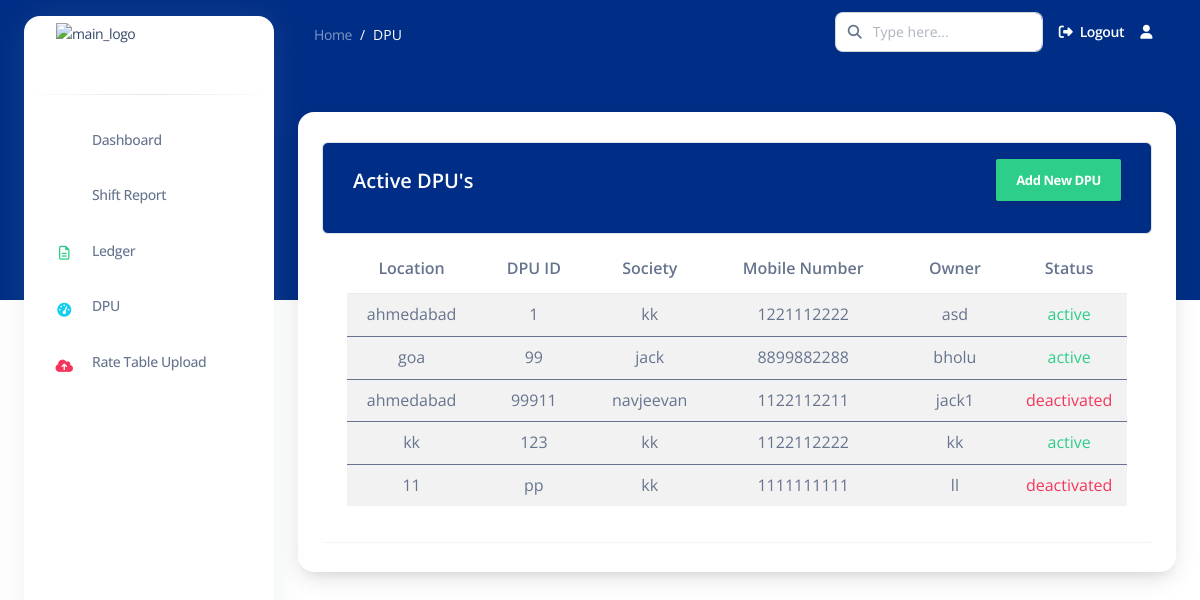
/active_dpu/ (signed in), run on an earlier commit of the app's database.
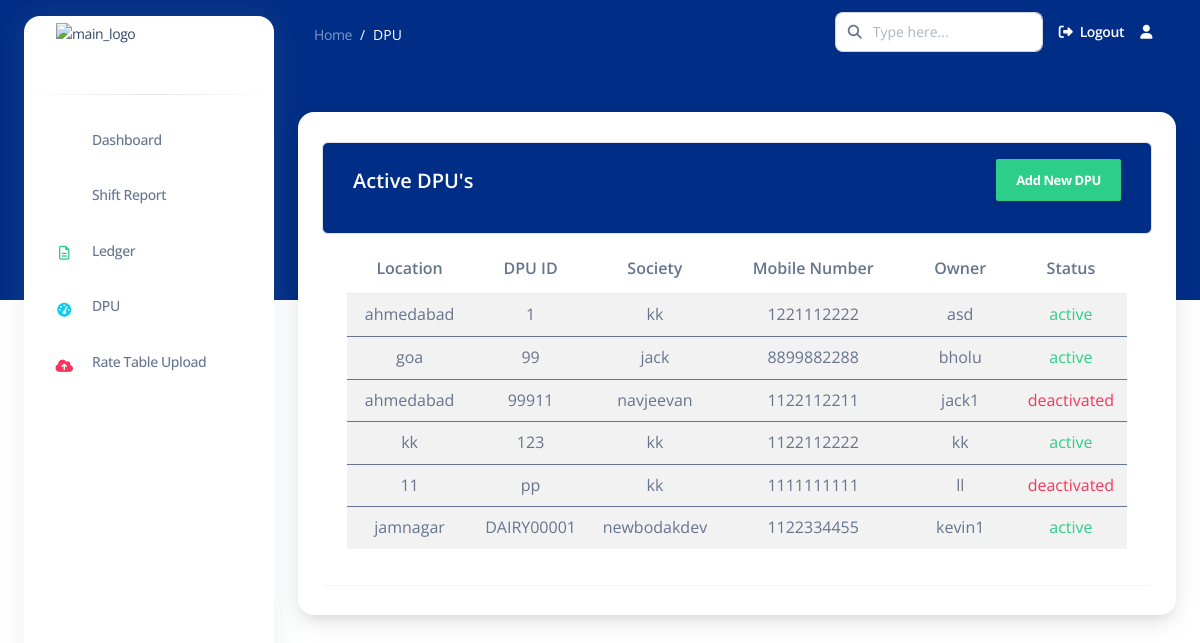
And on a later commit of the database.
### apps/common/models.py (models this page shows, shortened)
class DPU(models.Model):
    user = models.ForeignKey(User, on_delete=models.CASCADE)
    location = models.CharField(max_length=255)
    dpu_id = models.CharField(max_length=50, unique=True)
    society = models.CharField(max_length=255)
    mobile_number = models.CharField(max_length=15)
    owner = models.CharField(max_length=255)
    STATUS_CHOICES = [
        ('active', 'Active'),
        ('deactivated', 'Deactivated'),
    ]
    status = models.CharField(max_length=20, choices=STATUS_CHOICES, default='active')

### apps/common/views.py (the view)
# urls.py: path('active_dpu/', active_dpu, name='active_dpu'),
def active_dpu(request):
    active_dpu_list = DPU.objects.filter(user=request.user)
    return render(request, 'common/active_dpu.html', {'active_dpu_list': active_dpu_list})

### templates/common/active_dpu.html (shortened to what this page needs)
{% extends 'base2.html' %}
{% load static %}
{% load crispy_forms_tags %}
{% block content %}
<nav class="navbar navbar-main navbar-expand-lg px-0 mx-4 shadow-none border-radius-xl " id="navbarBlur"
    data-scroll="false">
    <div class="container-fluid py-1 px-3">
        <nav aria-label="breadcrumb">
            <ol class="breadcrumb bg-transparent mb-0 pb-0 pt-1 px-0 me-sm-6 me-5">
                <li class="breadcrumb-item text-sm"><a class="opacity-5 text-white" href="">Home</a>
                </li>
                <li class="breadcrumb-item text-sm text-white active" aria-current="page">DPU</li>
            </ol>
        </nav>
        <div class="collapse navbar-collapse mt-sm-0 mt-2 me-md-0 me-sm-4" id="navbar">
            <div class="ms-md-auto pe-md-3 d-flex align-items-center">
                <div class="input-group">
                    <span class="input-group-text text-body"><i class="fas fa-search" aria-hidden="true"></i></span>
                    <input type="text" class="form-control" placeholder="Type here...">
                </div>
            </div>
            <ul class="navbar-nav  justify-content-end">
                <li class="nav-item d-flex align-items-center">
                    <a href="{% url 'logout' %}" class="nav-link text-white font-weight-bold px-0">
                        <i class="fa fa-sign-out me-sm-1"></i>
                        <span class="d-sm-inline d-none">Logout</span>
                    </a>
                </li>
                <li class="nav-item dropdown pe-2 px-3 d-flex align-items-center">
                    <a href="javascript:;" class="nav-link text-white p-0" id="dropdownMenuButton"
                        data-bs-toggle="dropdown" aria-expanded="false">
                        <i class="fa fa-user cursor-pointer"></i>
                    </a>
                </li>
            </ul>
        </div>
    </div>
</nav>
<div class="container-fluid mt-5">
    <div class="card o-hidden border-0 shadow-lg mt-5">
        <div class="container">
            <div class="table-wrapper table-responsive">
                <div class="table-title border rounded">
                    <div class="row">
                        <div class="col-sm-6">
                            <h5 class="text-white mt-2">Active DPU's</h5>
                        </div>
                        <div class="col-md-6">
                            <a href="{% url 'add_dpu' %}" class="btn btn-success"> <span>Add New DPU</span></a>
                        </div>
                    </div>
                </div>
                <table class="table table-striped table-hover rounded table-responsive">
                    <thead>
                        <tr>
                            <th>Location</th>
                            <th>DPU ID</th>
                            <th>Society</th>
                            <th>Mobile number</th>
                            <th>Owner</th>
                            <th>Status</th>
                        </tr>
                    </thead>
                    {% for dpu in active_dpu_list %}
                    <tbody>
                        <tr class="align-items-center text-align-center rounded">
                            <td>{{ dpu.location }}</td>
                            <td>
                                {{ dpu.dpu_id }}</td>
                            <td>{{ dpu.society }}</td>
                            <td>{{ dpu.mobile_number }}</td>
                            <td>{{ dpu.owner }}</td>
                            <td class="{% if dpu.status == 'active' %}text-success{% else %}text-danger{% endif %}">
                                {{ dpu.status }}
                            </td>
                        </tr>
                    </tbody>
                    {% endfor %}
                </table>
            </div>
        </div>
    </div>
</div>
{% endblock content %}

### templates/base2.html (shortened to what this page needs)
{% load static %}
<!DOCTYPE html>
<html lang="en">
{% load static %}
<head>
    <link href="{% static 'assets/css/nucleo-icons.css'%}" rel="stylesheet" />
    <link href="{% static 'assets/css/nucleo-svg.css'%}" rel="stylesheet" />
    <link rel="stylesheet" href="path/to/font-awesome/css/font-awesome.min.css">
    <link href="{% static 'assets/css/nucleo-svg.css'%}" rel="stylesheet" />
    <link id="pagestyle" href="{% static 'assets/css/argon-dashboard.css' %}" rel="stylesheet" />
</head>
<body class="g-sidenav-show ">
    <aside
        class="sidenav bg-white navbar navbar-vertical navbar-expand-xs border-0 border-radius-xl my-3 fixed-start ms-4 "
        id="sidenav-main">
        <div class="sidenav-header">
            <a class="navbar-brand m-0" href="" target="_blank">
                <img src="{% static 'assets/img/rapturetech_logo.jpeg'%}" class="navbar-brand-img h-100"
                    alt="main_logo">
            </a>
        </div>
        <hr class="horizontal dark mt-0">
        <div class="collapse navbar-collapse  w-auto " id="sidenav-collapse-main">
            <ul class="navbar-nav">
                <li class="nav-item">
                    <a class="nav-link" href="{% url 'dashboard' %}">
                        <div
                            class="icon icon-shape icon-sm border-radius-md text-center me-2 d-flex align-items-center justify-content-center">
                            <i class="ni ni-tv-2 text-primary text-sm opacity-10"></i>
                        </div>
                        <span class="nav-link-text ms-1">Dashboard</span>
                    </a>
                </li>
                <li class="nav-item">
                    <a class="nav-link " href="{% url 'shift_report' %}">
                        <div
                            class="icon icon-shape icon-sm border-radius-md text-center me-2 d-flex align-items-center justify-content-center">
                            <i class="ni ni-single-copy-04 text-warning text-sm opacity-10"></i>
                        </div>
                        <span class="nav-link-text ms-1">Shift Report</span>
                    </a>
                </li>
                <li class="nav-item">
                    <a class="nav-link " href="#">
                        <div
                            class="icon icon-shape icon-sm border-radius-md text-center me-2 d-flex align-items-center justify-content-center">
                            <i class="fa fa-file-text-o text-success text-sm opacity-10" aria-hidden="true"></i>
                        </div>
                        <span class="nav-link-text ms-1">Ledger</span>
                    </a>
                </li>
                <li class="nav-item">
                    <a class="nav-link " href="{% url 'active_dpu' %}">
                        <div
                            class="icon icon-shape icon-sm border-radius-md text-center me-2 d-flex align-items-center justify-content-center">
                            <i class="fa fa-tachometer text-info text-sm opacity-10" aria-hidden="true"></i>
                        </div>
                        <span class="nav-link-text ms-1">DPU</span>
                    </a>
                </li>
                <li class="nav-item">
                    <a class="nav-link " href="./pages/rtl.html">
                        <div
                            class="icon icon-shape icon-sm border-radius-md text-center me-2 d-flex align-items-center justify-content-center">
                            <i class="fa fa-cloud-upload text-danger text-sm opacity-10" aria-hidden="true"></i>
                        </div>
                        <span class="nav-link-text ms-1">Rate Table Upload</span>
                    </a>
                </li>
            </ul>
        </div>
    </aside>
    <main class="main-content position-relative border-radius-lg ">
        {% block content %} {% endblock content %}
    </main>
</body>
</html>

### static/assets/css/nucleo-svg.css (style rules this page uses)
.icon { display: inline-block; color: #111111; height: 1em; width: 1em; }
.icon-sm { height: 0.8em; width: 0.8em; }
.icon { fill: currentColor; stroke: none; }

### templates/common/active_dpu.html (style rules this page uses)
.table-wrapper { background: #fff; padding: 20px 25px; margin: 30px 0; border-radius: 3px; box-shadow: 0 1px 1px rgba(0, 0, 0, .05); }
.table-title { padding-bottom: 1px; background: #002d86; color: #fff !important; padding: 16px 30px; margin: -20px -25px 10px; border-radius: 3px 3px 0 0; }
.table-title .btn { color: #fff; float: right; font-size: 13px; border: none; min-width: 50px; border-radius: 2px; border: none; outline: none !important; margin-left: 10px; }
.table-title .btn span { float: left; margin-top: 2px; }
tr { text-align: center; }
td { padding: 1px; text-align: center; }

What changed in the data, as far as the page shows it:
added DPU: location "jamnagar", dpu_id "DAIRY00001", society "newbodakdev", mobile_number "1122334455", owner "kevin1", status "active"
